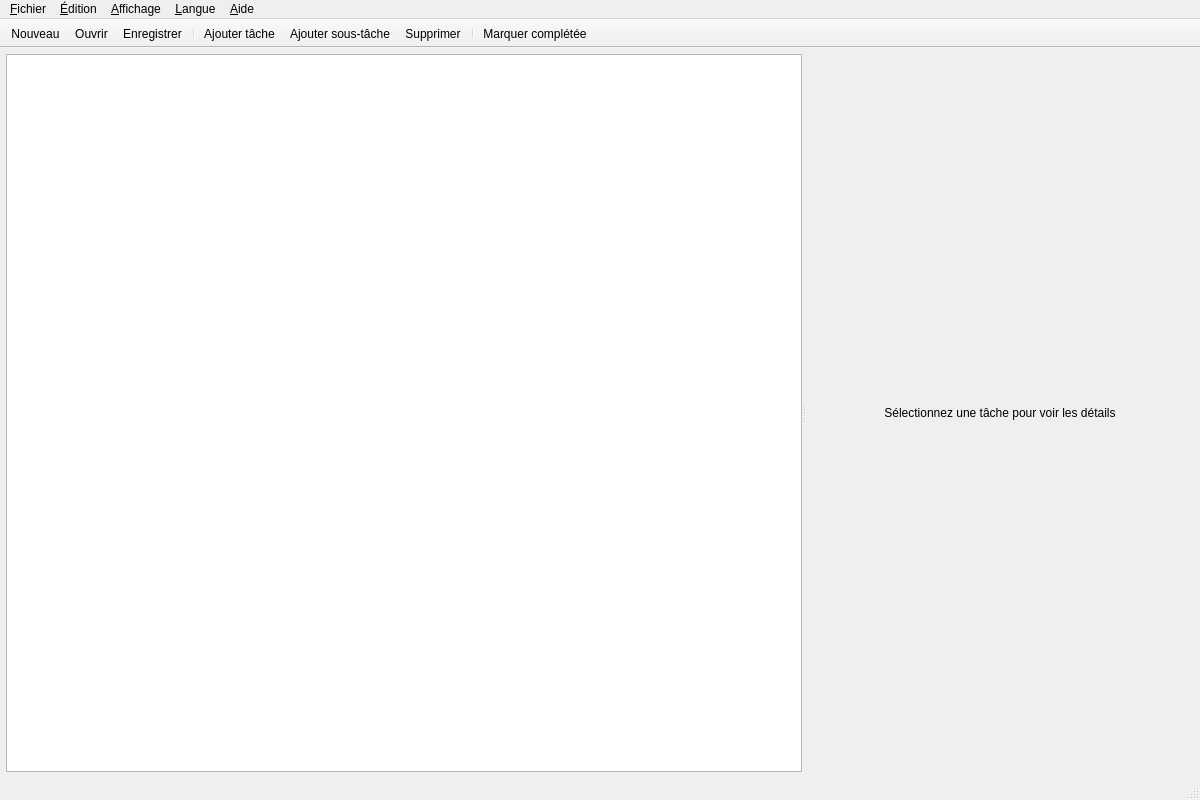
<?xml version="1.0" encoding="UTF-8"?>
<ui version="4.0">
 <class>MainWindow</class>
 <widget class="QMainWindow" name="MainWindow">
  <property name="geometry">
   <rect>
    <x>0</x>
    <y>0</y>
    <width>1200</width>
    <height>800</height>
   </rect>
  </property>
  <property name="windowTitle">
   <string>ToDoApp - Gestionnaire de tâches</string>
  </property>
  <property name="windowIcon">
   <iconset resource="ressource.qrc">
    <normaloff>:/icons/app.svg</normaloff>:/icons/app.svg</iconset>
  </property>
  <widget class="QWidget" name="centralwidget">
   <layout class="QVBoxLayout" name="verticalLayout">
    <property name="spacing">
     <number>6</number>
    </property>
    <property name="leftMargin">
     <number>6</number>
    </property>
    <property name="topMargin">
     <number>6</number>
    </property>
    <property name="rightMargin">
     <number>6</number>
    </property>
    <property name="bottomMargin">
     <number>6</number>
    </property>
    <item>
     <widget class="QSplitter" name="splitter">
      <property name="orientation">
       <enum>Qt::Orientation::Horizontal</enum>
      </property>
      <property name="childrenCollapsible">
       <bool>false</bool>
      </property>
      <widget class="QWidget" name="leftPane" native="true">
       <layout class="QVBoxLayout" name="leftLayout">
        <property name="spacing">
         <number>0</number>
        </property>
        <property name="leftMargin">
         <number>0</number>
        </property>
        <property name="topMargin">
         <number>0</number>
        </property>
        <property name="rightMargin">
         <number>0</number>
        </property>
        <property name="bottomMargin">
         <number>0</number>
        </property>
        <item>
         <widget class="QTreeView" name="taskTreeView">
          <property name="alternatingRowColors">
           <bool>true</bool>
          </property>
          <property name="selectionMode">
           <enum>QAbstractItemView::SelectionMode::SingleSelection</enum>
          </property>
          <property name="selectionBehavior">
           <enum>QAbstractItemView::SelectionBehavior::SelectRows</enum>
          </property>
          <property name="rootIsDecorated">
           <bool>true</bool>
          </property>
          <property name="uniformRowHeights">
           <bool>false</bool>
          </property>
          <property name="sortingEnabled">
           <bool>true</bool>
          </property>
          <property name="animated">
           <bool>true</bool>
          </property>
          <property name="allColumnsShowFocus">
           <bool>true</bool>
          </property>
          <property name="wordWrap">
           <bool>false</bool>
          </property>
          <property name="headerHidden">
           <bool>false</bool>
          </property>
          <property name="expandsOnDoubleClick">
           <bool>true</bool>
          </property>
         </widget>
        </item>
       </layout>
      </widget>
      <widget class="QWidget" name="rightPane" native="true">
       <layout class="QVBoxLayout" name="rightLayout">
        <property name="spacing">
         <number>0</number>
        </property>
        <property name="leftMargin">
         <number>0</number>
        </property>
        <property name="topMargin">
         <number>0</number>
        </property>
        <property name="rightMargin">
         <number>0</number>
        </property>
        <property name="bottomMargin">
         <number>0</number>
        </property>
        <item>
         <widget class="QLabel" name="detailPlaceholder">
          <property name="text">
           <string>Sélectionnez une tâche pour voir les détails</string>
          </property>
          <property name="alignment">
           <set>Qt::AlignmentFlag::AlignCenter</set>
          </property>
          <property name="wordWrap">
           <bool>true</bool>
          </property>
          <property name="margin">
           <number>20</number>
          </property>
         </widget>
        </item>
       </layout>
      </widget>
     </widget>
    </item>
   </layout>
  </widget>
  <widget class="QMenuBar" name="menubar">
   <property name="geometry">
    <rect>
     <x>0</x>
     <y>0</y>
     <width>1200</width>
     <height>19</height>
    </rect>
   </property>
   <widget class="QMenu" name="menuFile">
    <property name="title">
     <string>&amp;Fichier</string>
    </property>
    <addaction name="actionNew"/>
    <addaction name="actionOpen"/>
    <addaction name="separator"/>
    <addaction name="actionSave"/>
    <addaction name="actionSaveAs"/>
    <addaction name="separator"/>
    <addaction name="actionExportSelected"/>
    <addaction name="actionImportTasks"/>
    <addaction name="separator"/>
    <addaction name="actionExportCsv"/>
    <addaction name="actionExportMarkdown"/>
    <addaction name="separator"/>
    <addaction name="actionQuit"/>
   </widget>
   <widget class="QMenu" name="menuEdit">
    <property name="title">
     <string>&amp;Édition</string>
    </property>
    <addaction name="actionUndo"/>
    <addaction name="actionRedo"/>
    <addaction name="separator"/>
    <addaction name="actionAddTask"/>
    <addaction name="actionAddSubtask"/>
    <addaction name="actionDeleteTask"/>
    <addaction name="separator"/>
    <addaction name="actionPromoteTask"/>
    <addaction name="separator"/>
    <addaction name="actionMarkCompleted"/>
   </widget>
   <widget class="QMenu" name="menuView">
    <property name="title">
     <string>&amp;Affichage</string>
    </property>
    <addaction name="actionExpandAll"/>
    <addaction name="actionCollapseAll"/>
    <addaction name="separator"/>
    <addaction name="actionShowCompleted"/>
    <addaction name="separator"/>
    <addaction name="actionFocusMode"/>
    <addaction name="separator"/>
    <addaction name="actionDarkMode"/>
   </widget>
   <widget class="QMenu" name="menuLanguage">
    <property name="title">
     <string>&amp;Langue</string>
    </property>
    <addaction name="actionFrench"/>
    <addaction name="actionEnglish"/>
   </widget>
   <widget class="QMenu" name="menuHelp">
    <property name="title">
     <string>&amp;Aide</string>
    </property>
    <addaction name="actionAbout"/>
    <addaction name="actionAboutQt"/>
   </widget>
   <addaction name="menuFile"/>
   <addaction name="menuEdit"/>
   <addaction name="menuView"/>
   <addaction name="menuLanguage"/>
   <addaction name="menuHelp"/>
  </widget>
  <widget class="QStatusBar" name="statusbar"/>
  <widget class="QToolBar" name="mainToolBar">
   <property name="windowTitle">
    <string>Barre d'outils</string>
   </property>
   <property name="movable">
    <bool>false</bool>
   </property>
   <property name="iconSize">
    <size>
     <width>20</width>
     <height>20</height>
    </size>
   </property>
   <property name="toolButtonStyle">
    <enum>Qt::ToolButtonStyle::ToolButtonTextBesideIcon</enum>
   </property>
   <attribute name="toolBarArea">
    <enum>TopToolBarArea</enum>
   </attribute>
   <attribute name="toolBarBreak">
    <bool>false</bool>
   </attribute>
   <addaction name="actionNew"/>
   <addaction name="actionOpen"/>
   <addaction name="actionSave"/>
   <addaction name="separator"/>
   <addaction name="actionAddTask"/>
   <addaction name="actionAddSubtask"/>
   <addaction name="actionDeleteTask"/>
   <addaction name="separator"/>
   <addaction name="actionMarkCompleted"/>
  </widget>
  <action name="actionNew">
   <property name="icon">
    <iconset resource="ressource.qrc">
     <normaloff>:/icons/new.svg</normaloff>:/icons/new.svg</iconset>
   </property>
   <property name="text">
    <string>&amp;Nouveau</string>
   </property>
   <property name="toolTip">
    <string>Créer un nouveau fichier de tâches</string>
   </property>
   <property name="shortcut">
    <string>Ctrl+N</string>
   </property>
  </action>
  <action name="actionOpen">
   <property name="icon">
    <iconset resource="ressource.qrc">
     <normaloff>:/icons/open.svg</normaloff>:/icons/open.svg</iconset>
   </property>
   <property name="text">
    <string>&amp;Ouvrir...</string>
   </property>
   <property name="toolTip">
    <string>Ouvrir un fichier de tâches existant</string>
   </property>
   <property name="shortcut">
    <string>Ctrl+O</string>
   </property>
  </action>
  <action name="actionSave">
   <property name="icon">
    <iconset resource="ressource.qrc">
     <normaloff>:/icons/save.svg</normaloff>:/icons/save.svg</iconset>
   </property>
   <property name="text">
    <string>&amp;Enregistrer</string>
   </property>
   <property name="toolTip">
    <string>Enregistrer le fichier de tâches</string>
   </property>
   <property name="shortcut">
    <string>Ctrl+S</string>
   </property>
  </action>
  <action name="actionSaveAs">
   <property name="icon">
    <iconset resource="ressource.qrc">
     <normaloff>:/icons/save-all.svg</normaloff>:/icons/save-all.svg</iconset>
   </property>
   <property name="text">
    <string>Enregistrer &amp;sous...</string>
   </property>
   <property name="toolTip">
    <string>Enregistrer sous un nouveau nom</string>
   </property>
   <property name="shortcut">
    <string>Ctrl+Shift+S</string>
   </property>
  </action>
  <action name="actionExportSelected">
   <property name="text">
    <string>Exporter les tâches sélectionnées...</string>
   </property>
   <property name="toolTip">
    <string>Exporter les tâches sélectionnées au format JSON</string>
   </property>
   <property name="shortcut">
    <string>Ctrl+E</string>
   </property>
  </action>
  <action name="actionImportTasks">
   <property name="text">
    <string>Importer des tâches...</string>
   </property>
   <property name="toolTip">
    <string>Importer des tâches depuis un fichier JSON</string>
   </property>
   <property name="shortcut">
    <string>Ctrl+I</string>
   </property>
  </action>
  <action name="actionExportCsv">
   <property name="text">
    <string>Exporter en CSV...</string>
   </property>
   <property name="toolTip">
    <string>Exporter toutes les tâches au format CSV</string>
   </property>
  </action>
  <action name="actionExportMarkdown">
   <property name="text">
    <string>Exporter en Markdown...</string>
   </property>
   <property name="toolTip">
    <string>Exporter toutes les tâches au format Markdown</string>
   </property>
  </action>
  <action name="actionQuit">
   <property name="icon">
    <iconset resource="ressource.qrc">
     <normaloff>:/icons/close.svg</normaloff>:/icons/close.svg</iconset>
   </property>
   <property name="text">
    <string>&amp;Quitter</string>
   </property>
   <property name="toolTip">
    <string>Quitter l'application</string>
   </property>
   <property name="shortcut">
    <string>Ctrl+Q</string>
   </property>
  </action>
  <action name="actionAddTask">
   <property name="icon">
    <iconset resource="ressource.qrc">
     <normaloff>:/icons/plus.svg</normaloff>:/icons/plus.svg</iconset>
   </property>
   <property name="text">
    <string>&amp;Ajouter tâche</string>
   </property>
   <property name="toolTip">
    <string>Ajouter une nouvelle tâche</string>
   </property>
   <property name="shortcut">
    <string>Ctrl+N</string>
   </property>
  </action>
  <action name="actionAddSubtask">
   <property name="icon">
    <iconset resource="ressource.qrc">
     <normaloff>:/icons/add-file.svg</normaloff>:/icons/add-file.svg</iconset>
   </property>
   <property name="text">
    <string>Ajouter &amp;sous-tâche</string>
   </property>
   <property name="toolTip">
    <string>Ajouter une sous-tâche</string>
   </property>
   <property name="shortcut">
    <string>Ctrl+Shift+N</string>
   </property>
  </action>
  <action name="actionDeleteTask">
   <property name="icon">
    <iconset resource="ressource.qrc">
     <normaloff>:/icons/trash.svg</normaloff>:/icons/trash.svg</iconset>
   </property>
   <property name="text">
    <string>&amp;Supprimer</string>
   </property>
   <property name="toolTip">
    <string>Supprimer la tâche sélectionnée</string>
   </property>
   <property name="shortcut">
    <string>Del</string>
   </property>
  </action>
  <action name="actionMarkCompleted">
   <property name="icon">
    <iconset resource="ressource.qrc">
     <normaloff>:/icons/check-tick.svg</normaloff>:/icons/check-tick.svg</iconset>
   </property>
   <property name="text">
    <string>&amp;Marquer complétée</string>
   </property>
   <property name="toolTip">
    <string>Marquer comme complétée</string>
   </property>
   <property name="shortcut">
    <string>Ctrl+D</string>
   </property>
  </action>
  <action name="actionExpandAll">
   <property name="text">
    <string>&amp;Tout développer</string>
   </property>
   <property name="toolTip">
    <string>Développer toutes les tâches</string>
   </property>
   <property name="shortcut">
    <string>Ctrl+E</string>
   </property>
  </action>
  <action name="actionCollapseAll">
   <property name="text">
    <string>&amp;Tout réduire</string>
   </property>
   <property name="toolTip">
    <string>Réduire toutes les tâches</string>
   </property>
   <property name="shortcut">
    <string>Ctrl+R</string>
   </property>
  </action>
  <action name="actionShowCompleted">
   <property name="checkable">
    <bool>true</bool>
   </property>
   <property name="checked">
    <bool>true</bool>
   </property>
   <property name="text">
    <string>&amp;Afficher les tâches complétées</string>
   </property>
   <property name="toolTip">
    <string>Afficher ou masquer les tâches complétées</string>
   </property>
  </action>
  <action name="actionAbout">
   <property name="icon">
    <iconset resource="ressource.qrc">
     <normaloff>:/icons/info.svg</normaloff>:/icons/info.svg</iconset>
   </property>
   <property name="text">
    <string>À &amp;propos...</string>
   </property>
   <property name="toolTip">
    <string>À propos de ToDoApp</string>
   </property>
  </action>
  <action name="actionAboutQt">
   <property name="text">
    <string>À propos de &amp;Qt...</string>
   </property>
   <property name="toolTip">
    <string>À propos de Qt</string>
   </property>
  </action>
  <action name="actionPromoteTask">
   <property name="text">
    <string>&amp;Promouvoir au niveau parent</string>
   </property>
   <property name="toolTip">
    <string>Transformer la sous-tâche en tâche de même niveau que son parent</string>
   </property>
   <property name="shortcut">
    <string>Ctrl+P</string>
   </property>
  </action>
  <action name="actionFrench">
   <property name="checkable">
    <bool>true</bool>
   </property>
   <property name="checked">
    <bool>true</bool>
   </property>
   <property name="text">
    <string>&amp;Français</string>
   </property>
  </action>
  <action name="actionEnglish">
   <property name="checkable">
    <bool>true</bool>
   </property>
   <property name="text">
    <string>&amp;English</string>
   </property>
  </action>
  <action name="actionUndo">
   <property name="icon">
    <iconset theme="edit-undo"/>
   </property>
   <property name="text">
    <string>&amp;Annuler</string>
   </property>
   <property name="shortcut">
    <string>Ctrl+Z</string>
   </property>
  </action>
  <action name="actionRedo">
   <property name="icon">
    <iconset theme="edit-redo"/>
   </property>
   <property name="text">
    <string>&amp;Refaire</string>
   </property>
   <property name="shortcut">
    <string>Ctrl+Y</string>
   </property>
  </action>
  <action name="actionDarkMode">
   <property name="checkable">
    <bool>true</bool>
   </property>
   <property name="text">
    <string>Mode &amp;sombre</string>
   </property>
   <property name="shortcut">
    <string>Ctrl+Shift+D</string>
   </property>
  </action>
  <action name="actionFocusMode">
   <property name="text">
    <string>Mode &amp;Focus</string>
   </property>
   <property name="toolTip">
    <string>Afficher uniquement la tâche sélectionnée</string>
   </property>
   <property name="shortcut">
    <string>F11</string>
   </property>
  </action>
 </widget>
 <resources>
  <include location="ressource.qrc"/>
 </resources>
 <connections>
  <connection>
   <sender>actionQuit</sender>
   <signal>triggered()</signal>
   <receiver>MainWindow</receiver>
   <slot>close()</slot>
   <hints>
    <hint type="sourcelabel">
     <x>-1</x>
     <y>-1</y>
    </hint>
    <hint type="destinationlabel">
     <x>399</x>
     <y>299</y>
    </hint>
   </hints>
  </connection>
 </connections>
</ui>
